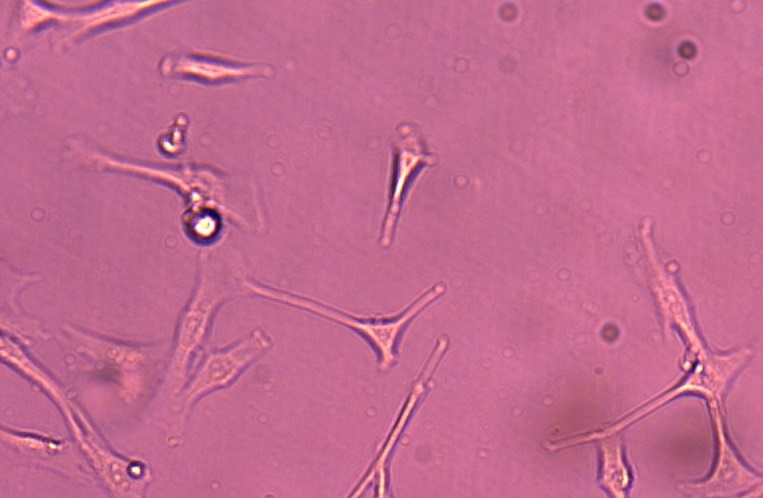
#> input picture segmentationTool/Input/42.jpg, 763 x 498 px, given in place of 96.jpg.jpg, which was not available
$ python z_AnalyzeCellData.py Input/42.jpg Input/96.jpg Input/96.jpg
#> lines starting #> are read from the running program, lines starting #| are printed output that depends on the picture; after the words box and inside, x2 and y2 are one past the last pixel; in counts of white or black regions, pixels touching at a corner belong together; pictures that were not available may be replaced by others from this repository, and a replacement may not be noted
#!C:\Users\GOURAV ROY\Desktop\All Folders\Integrated Workflows\Somatic Cell Detection\CellMasking_FuzzyLogic\.venv\Scripts\python.exe

import cv2
import numpy as np
from scipy.spatial import Voronoi, voronoi_plot_2d
from skimage.measure import shannon_entropy
from scipy.spatial import Voronoi
from scipy.stats import entropy
import matplotlib.pyplot as plt
import pandas as pd
from skimage.measure import label, regionprops
from skimage.morphology import convex_hull_image
import os
import sys


# polygon area (shoelace)
def polygon_area(vertices):
    x = vertices[:, 0]
    y = vertices[:, 1]
    return 0.5 * np.abs(np.dot(x, np.roll(y, 1)) - np.dot(y, np.roll(x, 1)))


def analyze_and_label_objects(
    image_path, out_dir, output_file_suff, selected_features, base_name,
    min_area=10, mode="excel", font_scale=0.5, font_color=(255, 0, 0), font_thickness=2
):
    """
    Hybrid implementation using skimage.regionprops for most features,
    plus manual calculations for the rest. Keeps visualization and Excel export behavior.
    Returns: cell_data (dict of lists), cell_data2 (dict of globals)
    """
#> called with image_path = 'Output/Results/0_42_Input/96.jpg.jpg', out_dir = 'Output/Results/', output_file_suff = 'Output/Results/0_42_Input/96.jpg', selected_features = 'Input/96.jpg', base_name = '42', min_area = 10, mode = 'excel', font_scale = 0.5

    # ensure out_dir exists
    os.makedirs(out_dir, exist_ok=True)

    # read image
    image = cv2.imread(image_path)
#> image is the input picture: shape (498, 763, 3); mean B, G, R 143.8, 105.9, 194.5
    if image is None:
        print(f"Error: Unable to load image from {image_path}")
        return -1

    # copies for drawing
    annotated_image = image.copy()
    bounding_box_image = image.copy()
    detected_contour_image = image.copy()

    # grayscale conversion (robust)
    if image.ndim == 3 and image.shape[2] == 1:
        gray = image[:, :, 0]
        annotated_image = cv2.cvtColor(annotated_image, cv2.COLOR_GRAY2BGR)
        bounding_box_image = annotated_image.copy()
        detected_contour_image = annotated_image.copy()
    elif image.ndim == 2:
        gray = image
        annotated_image = cv2.cvtColor(annotated_image, cv2.COLOR_GRAY2BGR)
        bounding_box_image = annotated_image.copy()
        detected_contour_image = annotated_image.copy()
    elif image.ndim == 3 and image.shape[2] == 3:
        gray = cv2.cvtColor(image, cv2.COLOR_BGR2GRAY)
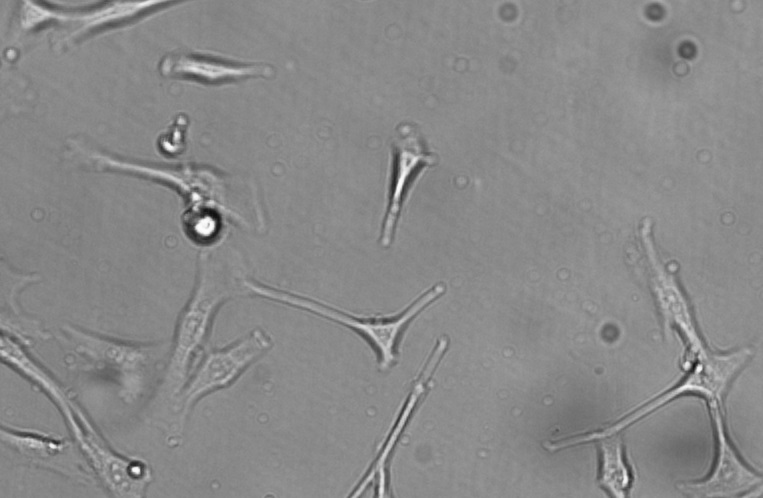
#> gray: shape (498, 763); min 15, max 254, mean 136.7
    else:
        raise ValueError("Unsupported image format: Ensure the input is grayscale or BGR color image.")

    # binary mask
    _, binary = cv2.threshold(gray, 127, 255, cv2.THRESH_BINARY)
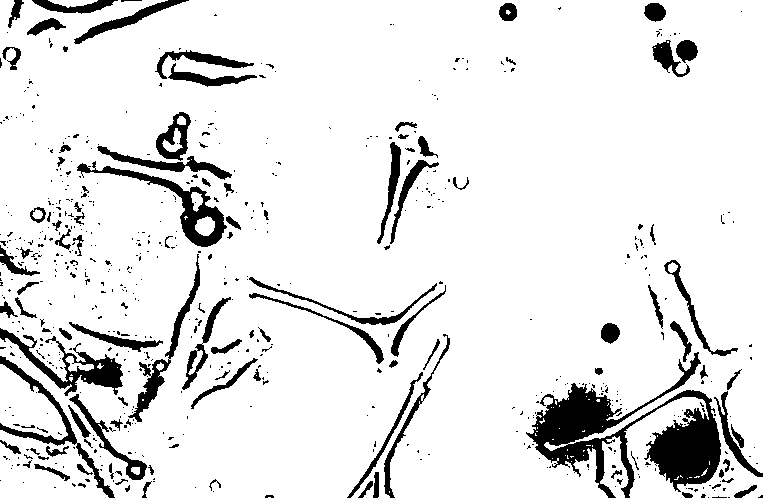
#> binary: shape (498, 763); 89.6% white; 637 black regions (526 under 20 px)

    # contours (kept for drawing detected_contour_image)
    contours, _ = cv2.findContours(binary, cv2.RETR_EXTERNAL, cv2.CHAIN_APPROX_SIMPLE)
#> contours = 56 contours, 51 with area under 20; largest, box (x1, y1, x2, y2) and area: (0, 0, 763, 498) 354034, (0, 364, 68, 440) 2826, (600, 436, 629, 498) 1018, (48, 0, 98, 8) 188, (65, 356, 94, 372) 169

    # regionprops
    labeled = label(binary)
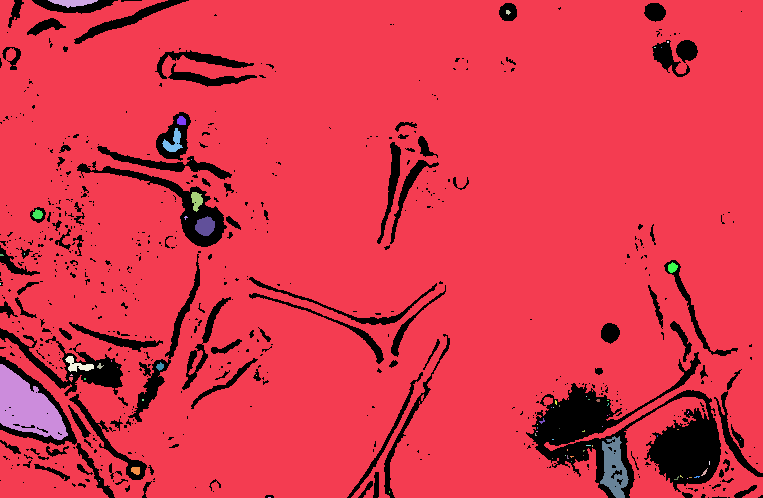
#> labeled: shape (498, 763) int64; 76 distinct labels, from 0 to 75; one colour per label, 0 black
    props = regionprops(labeled, intensity_image=gray)
#> props = 75 regions; largest, box (x1, y1, x2, y2) and area: (0, 0, 763, 498) 335037, (0, 364, 68, 440) 2874, (600, 436, 629, 498) 1012, (195, 216, 215, 236) 292, (48, 0, 98, 8) 238

    total_area = gray.shape[0] * gray.shape[1]
#> total_area = 379974

    # feature map (as you provided)
    feature_map = {
        "General": ["Count", "Cell Density"],
        "Geometry": ["Perimeter", "Area", "Aspect Ratio"],
        "Shape and Geomentry": [
            "area", "filled_area", "convex_area", "bbox_area",
            "perimeter", "equivalent_diameter", "aspect_ratio", "circularity",
            "solidity", "roundness"
        ],
        "Morphology": [
            "eccentricity", "major_axis_length", "minor_axis_length", "convexity"
        ],
        "Topology": ["euler_number"],
        "Localization": ["centroid", "weighted_centroid", "bbox", "coords"],
        "Orientation": ["orientation"],
        "Intensity": ["mean_intensity", "min_intensity", "max_intensity"],
        "Moments": ["Hu Moments"],
        "Voronoi Entropy": ["Voronoi_Entropy"]
    }

    # Build the list of requested output feature names (as-is) but also prepare normalized lookup
    selected_columns = ["ID"]
    selected_columns2 = []  # global features
    for key in (selected_features or "").split(","):
        key = key.strip()
        if not key:
            continue
        if key not in feature_map:
            # ignore unknown groups silently (or print a warning)
            continue
        if key in ["General", "Voronoi Entropy"]:
            selected_columns2.extend(feature_map[key])
        else:
            selected_columns.extend(feature_map[key])

    # create a normalized set for membership checks (lower, underscores)
    def norm(s):
        return str(s).strip().lower().replace(" ", "_")

    requested_norm = set(norm(c) for c in selected_columns)
    requested_globals_norm = set(norm(c) for c in selected_columns2)

    # Prepare data containers (we'll add keys dynamically to avoid mismatches)
    cell_data = {"ID": []}
    cell_data2 = {}

    centroids = []
    object_count = 0

    # --- Iterate regionprops and compute all required features ---
    for region in props:
        if region.area < min_area:
            continue
        object_count += 1

        # basic direct regionprops
        minr, minc, maxr, maxc = region.bbox
        area = region.area
        perimeter = getattr(region, "perimeter", 0)
        convex_area = getattr(region, "convex_area", 0)
        equivalent_diameter = getattr(region, "equivalent_diameter", 0)
        eccentricity = getattr(region, "eccentricity", 0)
        major_axis_length = getattr(region, "major_axis_length", 0)
        minor_axis_length = getattr(region, "minor_axis_length", 0)
        solidity = getattr(region, "solidity", 0)
        orientation_deg = np.degrees(region.orientation) if region.orientation is not None else 0.0
        centroid = tuple(region.centroid)
        weighted_centroid = tuple(region.weighted_centroid) if hasattr(region, "weighted_centroid") else (0, 0)
        # bounding-box area computed manually
        bbox_area = (maxr - minr) * (maxc - minc)
        mean_intensity = getattr(region, "mean_intensity", 0)
        min_intensity = getattr(region, "min_intensity", 0)
        max_intensity = getattr(region, "max_intensity", 0)
        hu_moments = getattr(region, "moments_hu", None)  # array-like or None

        # manual derived metrics
        circularity = (4 * np.pi * area) / (perimeter ** 2) if perimeter and perimeter > 0 else 0
        roundness = (4 * area) / (np.pi * (major_axis_length ** 2)) if major_axis_length and major_axis_length > 0 else 0
        convexity = area / convex_area if convex_area and convex_area > 0 else 0
        aspect_ratio = major_axis_length / minor_axis_length if minor_axis_length and minor_axis_length > 0 else 0
        euler_number = getattr(region, "euler_number", None)

        # prepare the per-object row
        cell = {"ID": object_count}

        # add all requested features (we check normalized keys for robustness)
        if "area" in requested_norm or "area" in requested_norm:
            if "Area" in selected_columns or "area" in selected_columns:
                cell["Area"] = area
            else:
                # still allow normalized membership: add lower-cased key if that's how user asked
                pass

        # simpler approach: use the canonical column names you'll save
        def add_if_requested(col_name, value):
            # accepts col_name as final name, and also allows membership by normalized name
            if norm(col_name) in requested_norm:
                cell[col_name] = value

        add_if_requested("Area", area)
        add_if_requested("Perimeter", perimeter)
        add_if_requested("bbox_area", bbox_area)
        add_if_requested("convex_area", convex_area)
        add_if_requested("equivalent_diameter", equivalent_diameter)
        add_if_requested("eccentricity", eccentricity)
        add_if_requested("major_axis_length", major_axis_length)
        add_if_requested("minor_axis_length", minor_axis_length)
        add_if_requested("solidity", solidity)
        add_if_requested("orientation", orientation_deg)
        add_if_requested("centroid", centroid)
        add_if_requested("weighted_centroid", weighted_centroid)
        add_if_requested("euler_number", euler_number)
        add_if_requested("mean_intensity", float(mean_intensity))
        add_if_requested("min_intensity", float(min_intensity))
        add_if_requested("max_intensity", float(max_intensity))
        add_if_requested("circularity", float(circularity))
        add_if_requested("roundness", float(roundness))
        add_if_requested("convexity", float(convexity))
        add_if_requested("aspect_ratio", float(aspect_ratio))

        # Hu moments: expand into Hu1..Hu7 if requested as "Hu Moments" (normalize check)
        if "hu_moments" in requested_norm or norm("Hu Moments") in requested_norm or "hu_moments" in requested_norm:
            if hu_moments is not None:
                for i, hval in enumerate(np.atleast_1d(hu_moments).flatten()):
                    cell[f"Hu{i+1}"] = float(hval)

        # record centroid for Voronoi later
        centroids.append(centroid)

        # annotate bounding box + label on images
        cv2.rectangle(bounding_box_image, (minc, minr), (maxc, maxr), (0, 255, 0), 2)
        cv2.putText(annotated_image, str(object_count), (minc, minr - 5),
                    cv2.FONT_HERSHEY_SIMPLEX, font_scale, font_color, font_thickness)

        # append this row to cell_data (create keys dynamically if necessary)
        for k, v in cell.items():
            if k not in cell_data:
                cell_data[k] = []
            cell_data[k].append(v)
#> this loop made 75 passes
#> (minr, minc, maxr, maxc, area, perimeter, convex_area, equivalent_diameter) on passes 1, 2, 7, 8, 11, 12, 14, 19, 22, 23, 52: (0, 0, 498, 763, 335037, 19921.9, 379966, 653.1), (0, 48, 8, 98, 238, 99.59, 266, 17.41), (116, 177, 125, 186, 68, 28.49, 70, 9.3), (128, 162, 152, 183, 229, 88.84, 341, 17.08), (192, 191, 212, 203, 157, 60.08, 184, 14.14), (209, 32, 219, 43, 76, 31.56, 82, 9.84), (216, 195, 236, 215, 292, 63.11, 306, 19.28), (356, 65, 372, 94, 208, 95.18, 323, 16.27), (363, 97, 369, 104, 21, 14.86, 27, 5.17), (364, 0, 440, 68, 2874, 384, 3090, 60.49), (436, 600, 498, 629, 1012, 303.8, 1381, 35.9)
#> (minr, minc, maxr, maxc, area, perimeter, convex_area, equivalent_diameter) on passes 17, 21: (262, 668, 273, 678, 77, 30.97, 82, 9.9), (362, 156, 371, 164, 44, 23.73, 49, 7.48)
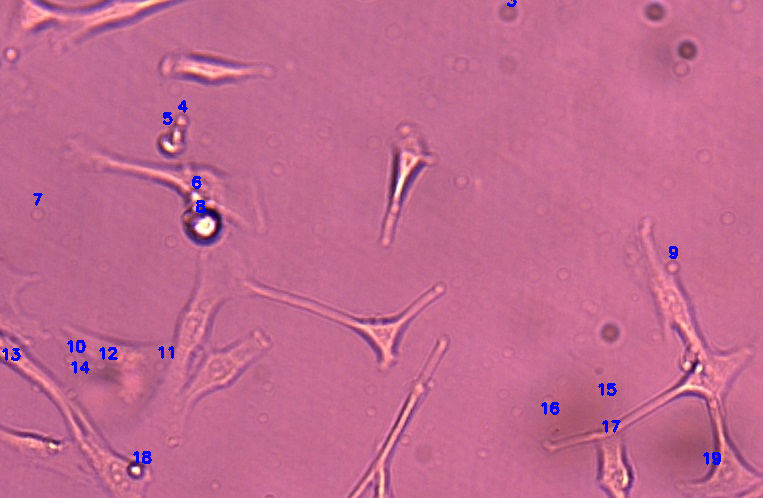
#> annotated_image: shape (498, 763, 3); 0.46% of pixels changed, all inside (x1, y1, x2, y2) = (2, 0, 721, 465)
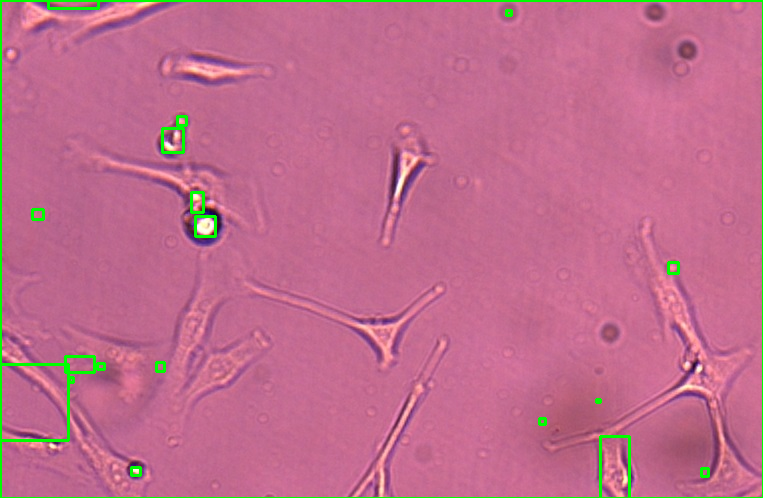
#> bounding_box_image: shape (498, 763, 3); 1.81% of pixels changed, all inside (x1, y1, x2, y2) = (0, 0, 763, 498)
#> after the loop, cell_data = {'ID': [1, 2, 3, 4, 5, 6, 7, 8, 9, 10, 11, 12, 13, 14, 15, 16, 17, 18, 19]}; centroids = 19 items, first 6: (239, 387.7), (2.25, 72.48), (11.76, 507.6), (120.4, 181.1), (142, 173.1), (200.1, 196.2); object_count = 19

    # draw all contours separately (keeps your previous behavior)
    for contour in contours:
        cv2.drawContours(detected_contour_image, [contour], -1, (255, 0, 0), 2)
#> this loop made 56 passes
#> contour on passes 1, 2, 3, 4, 5, 8, 10, 11, 12, 13, 14, 15: [[268, 497], [270, 497]], [[389, 491], [389, 492]], [[99, 480]], [[687, 478]], [[689, 477], [691, 477]], [[680, 475], [680, 476], [681, 476], [682, 477]], [[709, 461], [709, 464]], [[571, 461]], [[552, 458]], [[570, 456], [571, 457], [572, 456], [573, 456]], [[583, 455]], [[567, 455], [567, 458], [568, 458], [567, 457]]
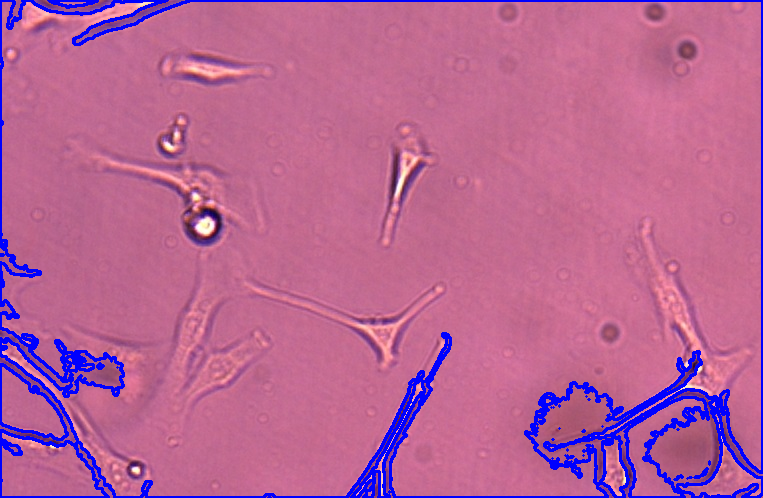
#> detected_contour_image: shape (498, 763, 3); 5.68% of pixels changed, all inside (x1, y1, x2, y2) = (0, 0, 763, 498)

    # --- global features ---
    concentration = object_count / total_area if total_area > 0 else 0
#> concentration = 5e-05
    # Voronoi entropy: compute from centroids if requested
    if "voronoi_entropy" in requested_globals_norm or norm("Voronoi_Entropy") in requested_globals_norm:
        voronoi_entropy_value = 0.0
        try:
            if len(centroids) >= 4:
                vor = Voronoi(np.array(centroids))
                # compute finite region polygon areas
                finite_areas = []
                for region_idx in vor.regions:
                    if not region_idx or -1 in region_idx:  # skip infinite regions
                        continue
                    poly = vor.vertices[region_idx]
                    if len(poly) >= 3:
                        a = polygon_area(np.array(poly))
                        if a > 0:
                            finite_areas.append(a)
                if finite_areas:
                    # normalize to probability distribution, compute Shannon entropy (base 2)
                    p = np.array(finite_areas) / np.sum(finite_areas)
                    voronoi_entropy_value = float(scipy_entropy(p, base=2))
            else:
                # fallback: use shannon_entropy on binary mask
                voronoi_entropy_value = float(shannon_entropy(binary))
        except Exception:
            # any failure fallback
            voronoi_entropy_value = float(shannon_entropy(binary))
        cell_data2["Voronoi_Entropy"] = voronoi_entropy_value

    # always add Count and Cell Density if requested
    if "count" in requested_globals_norm or "count" in (c.lower() for c in selected_columns2):
        cell_data2["Count"] = int(object_count)
    if "cell_density" in requested_globals_norm or "cell_density" in (c.lower() for c in selected_columns2):
        cell_data2["Cell Density"] = float(concentration)

    print(cell_data2)

    # ensure all lists in cell_data are equal length by padding with None
    if cell_data:
        max_len = max(len(v) for v in cell_data.values())
#> max_len = 19
        for k in list(cell_data.keys()):
            while len(cell_data[k]) < max_len:
                cell_data[k].append(None)
#> this loop made 1 pass

    # --- output: console or excel ---
    if mode == "console":
        for i in range(object_count):
            print(f"Object {cell_data['ID'][i]}:")
            for key in selected_columns[1:]:
                print(f"  {key}: {cell_data[key][i]}")
    elif mode == "excel":

        excel_filename = output_file_suff+".xlsx"

        df = pd.DataFrame(cell_data)
#> df = table of 19 rows and 1 columns
        df.to_excel(excel_filename, index=False)

        print(f"Saved Data to {excel_filename} Successfully", out_dir+output_file_suff+"_annotated.jpg")

    plt.figure(figsize=(30, 12))
    plt.subplot(1, 2, 1)
    plt.imshow(annotated_image)
    plt.title("Annotated Image")
    plt.axis('off')

    plt.subplot(1, 2, 2)
    plt.imshow(bounding_box_image)
    plt.title("Bounding Box Image")
    plt.axis('off')
    plt.show()

    plt.figure(figsize=(30, 12))
    plt.imshow(detected_contour_image)
    plt.title("Detected Contour Image")
    plt.axis('off')
    plt.show()

    cv2.imwrite(output_file_suff+"_annotated.jpg", annotated_image)
    cv2.imwrite(output_file_suff+"_bounding_box.jpg", bounding_box_image)
    cv2.imwrite(output_file_suff+"_detected_contours.jpg", detected_contour_image)
    print("Images Saved Successfully")

    return cell_data


def main():

    image_path = sys.argv[1]
    option=sys.argv[2]
    neighborhood_size=sys.argv[3]
    print("Selected Options For Analysis:", option,"\n*******************")


    out_dir="Output/Results/"
    image_path="/home/surajit/CV/Unsupervised_Learning_NEW/341.jpg"
    option="Geometry,General,Voronoi Entropy"
    neighborhood_size=7


    if len(sys.argv) != 4:
       print("Usage: python imaproc.py <excel_file>", sys.argv[1])
       sys.exit(1)

    image_path = sys.argv[1]
    option=sys.argv[2]
    neighborhood_size=sys.argv[3]
    print("Selected Options For Analysis:", option,"\n*******************")


    # Extract file name and extension

    file_name, file_extension = os.path.splitext(os.path.basename(image_path))
    # Create output file name
    #input_img = f"out_{file_name}.jpg"
    input_img = out_dir+f"0_{file_name}_{neighborhood_size}{file_extension}"
    output_file_suff = out_dir+f"0_{file_name}_{neighborhood_size}"
    analyze_and_label_objects(input_img, out_dir, output_file_suff, option, file_name)

    #image_original = cv2.imread(image_path)
    #analyze_and_label_objects(image_original)


if __name__ == "__main__":
    try:
        main()
    except Exception as e:
        print("\nERROR:", e)
    finally:
        #input("\nPress Enter to exit...")
        pass
    #cProfile.run('main()') #main()
